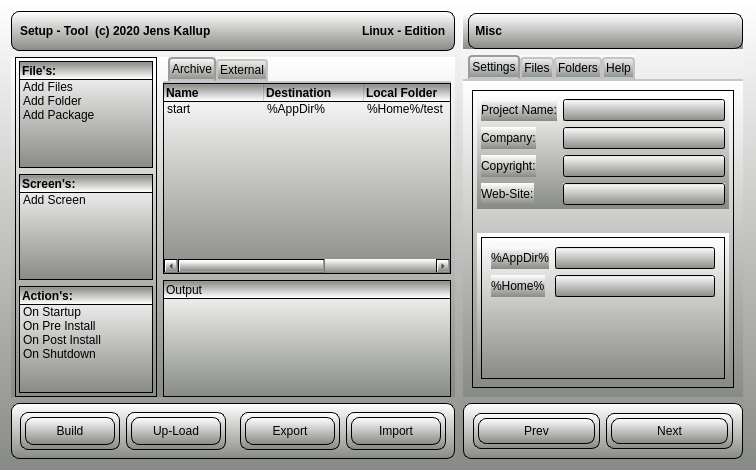
<?xml version="1.0" encoding="UTF-8"?>
<ui version="4.0">
 <class>SetupTool_Mode</class>
 <widget class="QWidget" name="SetupTool_Mode">
  <property name="geometry">
   <rect>
    <x>0</x>
    <y>0</y>
    <width>756</width>
    <height>470</height>
   </rect>
  </property>
  <property name="windowTitle">
   <string>Form</string>
  </property>
  <property name="styleSheet">
   <string notr="true">background-color: qlineargradient(spread:pad, x1:1, y1:1, x2:1, y2:0, stop:0 rgba(136, 138, 133, 255), stop:1 rgba(255, 255, 255, 255));</string>
  </property>
  <layout class="QHBoxLayout" name="horizontalLayout">
   <item>
    <layout class="QVBoxLayout" name="verticalLayout">
     <item>
      <widget class="QWidget" name="widget" native="true">
       <property name="sizePolicy">
        <sizepolicy hsizetype="Preferred" vsizetype="Fixed">
         <horstretch>0</horstretch>
         <verstretch>0</verstretch>
        </sizepolicy>
       </property>
       <property name="minimumSize">
        <size>
         <width>0</width>
         <height>40</height>
        </size>
       </property>
       <property name="styleSheet">
        <string notr="true">border:1px solid black;
border-radius:8px;</string>
       </property>
       <layout class="QHBoxLayout" name="horizontalLayout_3">
        <item>
         <layout class="QHBoxLayout" name="horizontalLayout_2">
          <item>
           <widget class="QLabel" name="label">
            <property name="font">
             <font>
              <weight>75</weight>
              <bold>true</bold>
             </font>
            </property>
            <property name="styleSheet">
             <string notr="true">border:0px;
background-color:rgba(0,0,0,0);</string>
            </property>
            <property name="text">
             <string>Setup - Tool  (c) 2020 Jens Kallup</string>
            </property>
           </widget>
          </item>
          <item>
           <spacer name="horizontalSpacer">
            <property name="orientation">
             <enum>Qt::Horizontal</enum>
            </property>
            <property name="sizeHint" stdset="0">
             <size>
              <width>40</width>
              <height>20</height>
             </size>
            </property>
           </spacer>
          </item>
          <item>
           <widget class="QLabel" name="label_2">
            <property name="font">
             <font>
              <weight>75</weight>
              <bold>true</bold>
             </font>
            </property>
            <property name="styleSheet">
             <string notr="true">border:0px;
background-color:rgba(0,0,0,0);</string>
            </property>
            <property name="text">
             <string>Linux - Edition</string>
            </property>
           </widget>
          </item>
         </layout>
        </item>
       </layout>
      </widget>
     </item>
     <item>
      <widget class="QWidget" name="widget_6" native="true">
       <property name="minimumSize">
        <size>
         <width>0</width>
         <height>0</height>
        </size>
       </property>
       <layout class="QHBoxLayout" name="horizontalLayout_11">
        <property name="leftMargin">
         <number>4</number>
        </property>
        <property name="topMargin">
         <number>0</number>
        </property>
        <property name="rightMargin">
         <number>4</number>
        </property>
        <property name="bottomMargin">
         <number>0</number>
        </property>
        <item>
         <widget class="QWidget" name="widget_5" native="true">
          <property name="minimumSize">
           <size>
            <width>142</width>
            <height>0</height>
           </size>
          </property>
          <property name="maximumSize">
           <size>
            <width>142</width>
            <height>16777215</height>
           </size>
          </property>
          <layout class="QVBoxLayout" name="verticalLayout_6">
           <property name="leftMargin">
            <number>0</number>
           </property>
           <property name="topMargin">
            <number>0</number>
           </property>
           <property name="rightMargin">
            <number>0</number>
           </property>
           <property name="bottomMargin">
            <number>0</number>
           </property>
           <item>
            <layout class="QVBoxLayout" name="verticalLayout_3">
             <property name="spacing">
              <number>3</number>
             </property>
             <item>
              <widget class="QScrollArea" name="scrollArea">
               <property name="widgetResizable">
                <bool>true</bool>
               </property>
               <widget class="QWidget" name="scrollAreaWidgetContents">
                <property name="geometry">
                 <rect>
                  <x>0</x>
                  <y>0</y>
                  <width>138</width>
                  <height>338</height>
                 </rect>
                </property>
                <layout class="QVBoxLayout" name="verticalLayout_8">
                 <property name="leftMargin">
                  <number>3</number>
                 </property>
                 <property name="topMargin">
                  <number>3</number>
                 </property>
                 <property name="rightMargin">
                  <number>3</number>
                 </property>
                 <property name="bottomMargin">
                  <number>3</number>
                 </property>
                 <item>
                  <widget class="QTreeWidget" name="treeWidget_2">
                   <property name="rootIsDecorated">
                    <bool>false</bool>
                   </property>
                   <column>
                    <property name="text">
                     <string>File's:</string>
                    </property>
                    <property name="font">
                     <font>
                      <weight>75</weight>
                      <bold>true</bold>
                     </font>
                    </property>
                   </column>
                   <item>
                    <property name="text">
                     <string>Add Files</string>
                    </property>
                    <property name="icon">
                     <iconset>
                      <normalon>:/img/icon-add.png</normalon>
                     </iconset>
                    </property>
                   </item>
                   <item>
                    <property name="text">
                     <string>Add Folder</string>
                    </property>
                    <property name="icon">
                     <iconset>
                      <normalon>:/img/icon-prop.png</normalon>
                     </iconset>
                    </property>
                   </item>
                   <item>
                    <property name="text">
                     <string>Add Package</string>
                    </property>
                    <property name="icon">
                     <iconset>
                      <normalon>:/img/icon-file.png</normalon>
                     </iconset>
                    </property>
                   </item>
                  </widget>
                 </item>
                 <item>
                  <widget class="QTreeWidget" name="treeWidget_5">
                   <property name="rootIsDecorated">
                    <bool>false</bool>
                   </property>
                   <column>
                    <property name="text">
                     <string>Screen's:</string>
                    </property>
                    <property name="font">
                     <font>
                      <weight>75</weight>
                      <bold>true</bold>
                     </font>
                    </property>
                   </column>
                   <item>
                    <property name="text">
                     <string>Add Screen</string>
                    </property>
                    <property name="icon">
                     <iconset>
                      <normalon>:/img/icon-add.png</normalon>
                     </iconset>
                    </property>
                   </item>
                  </widget>
                 </item>
                 <item>
                  <widget class="QTreeWidget" name="treeWidget">
                   <property name="rootIsDecorated">
                    <bool>false</bool>
                   </property>
                   <column>
                    <property name="text">
                     <string>Action's:</string>
                    </property>
                    <property name="font">
                     <font>
                      <weight>75</weight>
                      <bold>true</bold>
                     </font>
                    </property>
                   </column>
                   <item>
                    <property name="text">
                     <string>On Startup</string>
                    </property>
                    <property name="icon">
                     <iconset>
                      <normalon>:/img/icon-add.png</normalon>
                     </iconset>
                    </property>
                   </item>
                   <item>
                    <property name="text">
                     <string>On Pre Install</string>
                    </property>
                    <property name="icon">
                     <iconset>
                      <normalon>:/img/icon-add.png</normalon>
                     </iconset>
                    </property>
                   </item>
                   <item>
                    <property name="text">
                     <string>On Post Install</string>
                    </property>
                    <property name="icon">
                     <iconset>
                      <normalon>:/img/icon-add.png</normalon>
                     </iconset>
                    </property>
                   </item>
                   <item>
                    <property name="text">
                     <string>On Shutdown</string>
                    </property>
                    <property name="icon">
                     <iconset>
                      <normalon>:/img/icon-add.png</normalon>
                     </iconset>
                    </property>
                   </item>
                  </widget>
                 </item>
                </layout>
               </widget>
              </widget>
             </item>
            </layout>
           </item>
          </layout>
         </widget>
        </item>
        <item>
         <layout class="QVBoxLayout" name="verticalLayout_7">
          <item>
           <widget class="QTabWidget" name="tabWidget">
            <property name="styleSheet">
             <string notr="true">QTabWidget::pane { /* The tab widget frame */
    border-top: 2px solid #C2C7CB;
}

QTabWidget::tab-bar {
    left: 5px; /* move to the right by 5px */
}

/* Style the tab using the tab sub-control. Note that
    it reads QTabBar _not_ QTabWidget */
QTabBar::tab {
    background: qlineargradient(x1: 0, y1: 0, x2: 0, y2: 1,
                                stop: 0 #E1E1E1, stop: 0.4 #DDDDDD,
                                stop: 0.5 #D8D8D8, stop: 1.0 #D3D3D3);
    border: 2px solid #C4C4C3;
    border-bottom-color: #C2C7CB; /* same as the pane color */
    border-top-left-radius: 4px;
    border-top-right-radius: 4px;
    min-width: 8ex;
    padding: 2px;
}

QTabBar::tab:selected, QTabBar::tab:hover {
    background: qlineargradient(x1: 0, y1: 0, x2: 0, y2: 1,
                                stop: 0 #fafafa, stop: 0.4 #f4f4f4,
                                stop: 0.5 #e7e7e7, stop: 1.0 #fafafa);
}

QTabBar::tab:selected {
    border-color: #9B9B9B;
    border-bottom-color: #C2C7CB; /* same as pane color */
}

QTabBar::tab:!selected {
    margin-top: 2px; /* make non-selected tabs look smaller */
}</string>
            </property>
            <property name="currentIndex">
             <number>0</number>
            </property>
            <widget class="QWidget" name="tab">
             <attribute name="title">
              <string>Archive</string>
             </attribute>
             <layout class="QHBoxLayout" name="horizontalLayout_8">
              <property name="leftMargin">
               <number>0</number>
              </property>
              <property name="topMargin">
               <number>0</number>
              </property>
              <property name="rightMargin">
               <number>0</number>
              </property>
              <property name="bottomMargin">
               <number>0</number>
              </property>
              <item>
               <widget class="QTreeWidget" name="treeWidget_4">
                <property name="rootIsDecorated">
                 <bool>false</bool>
                </property>
                <column>
                 <property name="text">
                  <string>Name</string>
                 </property>
                 <property name="font">
                  <font>
                   <weight>75</weight>
                   <bold>true</bold>
                  </font>
                 </property>
                </column>
                <column>
                 <property name="text">
                  <string>Destination</string>
                 </property>
                 <property name="font">
                  <font>
                   <weight>75</weight>
                   <bold>true</bold>
                  </font>
                 </property>
                </column>
                <column>
                 <property name="text">
                  <string>Local Folder</string>
                 </property>
                 <property name="font">
                  <font>
                   <weight>75</weight>
                   <bold>true</bold>
                  </font>
                 </property>
                </column>
                <column>
                 <property name="text">
                  <string>Size</string>
                 </property>
                 <property name="font">
                  <font>
                   <weight>75</weight>
                   <bold>true</bold>
                  </font>
                 </property>
                 <property name="textAlignment">
                  <set>AlignCenter</set>
                 </property>
                </column>
                <column>
                 <property name="text">
                  <string>Date</string>
                 </property>
                 <property name="font">
                  <font>
                   <weight>75</weight>
                   <bold>true</bold>
                  </font>
                 </property>
                </column>
                <item>
                 <property name="text">
                  <string>start</string>
                 </property>
                 <property name="icon">
                  <iconset>
                   <normalon>:/img/icon-file.png</normalon>
                  </iconset>
                 </property>
                 <property name="text">
                  <string>%AppDir%</string>
                 </property>
                 <property name="text">
                  <string>%Home%/test</string>
                 </property>
                 <property name="text">
                  <string>1222</string>
                 </property>
                 <property name="textAlignment">
                  <set>AlignTrailing|AlignVCenter</set>
                 </property>
                 <property name="text">
                  <string>2020-04-03</string>
                 </property>
                </item>
               </widget>
              </item>
             </layout>
            </widget>
            <widget class="QWidget" name="tab_2">
             <attribute name="title">
              <string>External</string>
             </attribute>
            </widget>
           </widget>
          </item>
          <item>
           <widget class="QTreeWidget" name="treeWidget_3">
            <property name="maximumSize">
             <size>
              <width>16777215</width>
              <height>120</height>
             </size>
            </property>
            <column>
             <property name="text">
              <string>Output</string>
             </property>
            </column>
           </widget>
          </item>
         </layout>
        </item>
       </layout>
      </widget>
     </item>
     <item>
      <widget class="QWidget" name="widget_2" native="true">
       <property name="sizePolicy">
        <sizepolicy hsizetype="Preferred" vsizetype="Fixed">
         <horstretch>0</horstretch>
         <verstretch>0</verstretch>
        </sizepolicy>
       </property>
       <property name="minimumSize">
        <size>
         <width>0</width>
         <height>56</height>
        </size>
       </property>
       <property name="styleSheet">
        <string notr="true">border:1px solid black;
border-radius:8px;</string>
       </property>
       <layout class="QHBoxLayout" name="horizontalLayout_5">
        <item>
         <layout class="QHBoxLayout" name="horizontalLayout_4">
          <item>
           <widget class="QWidget" name="widget_3" native="true">
            <property name="minimumSize">
             <size>
              <width>100</width>
              <height>32</height>
             </size>
            </property>
            <layout class="QVBoxLayout" name="verticalLayout_2">
             <property name="leftMargin">
              <number>5</number>
             </property>
             <property name="topMargin">
              <number>5</number>
             </property>
             <property name="rightMargin">
              <number>5</number>
             </property>
             <property name="bottomMargin">
              <number>5</number>
             </property>
             <item>
              <widget class="QPushButton" name="createCA">
               <property name="sizePolicy">
                <sizepolicy hsizetype="Minimum" vsizetype="Preferred">
                 <horstretch>0</horstretch>
                 <verstretch>0</verstretch>
                </sizepolicy>
               </property>
               <property name="text">
                <string>Build</string>
               </property>
              </widget>
             </item>
            </layout>
           </widget>
          </item>
          <item>
           <widget class="QWidget" name="widget_4" native="true">
            <property name="minimumSize">
             <size>
              <width>100</width>
              <height>0</height>
             </size>
            </property>
            <layout class="QHBoxLayout" name="horizontalLayout_7">
             <property name="leftMargin">
              <number>5</number>
             </property>
             <property name="topMargin">
              <number>5</number>
             </property>
             <property name="rightMargin">
              <number>5</number>
             </property>
             <property name="bottomMargin">
              <number>5</number>
             </property>
             <item>
              <widget class="QPushButton" name="createCert">
               <property name="sizePolicy">
                <sizepolicy hsizetype="Minimum" vsizetype="Preferred">
                 <horstretch>0</horstretch>
                 <verstretch>0</verstretch>
                </sizepolicy>
               </property>
               <property name="text">
                <string>Up-Load</string>
               </property>
              </widget>
             </item>
            </layout>
           </widget>
          </item>
          <item>
           <spacer name="horizontalSpacer_2">
            <property name="orientation">
             <enum>Qt::Horizontal</enum>
            </property>
            <property name="sizeHint" stdset="0">
             <size>
              <width>40</width>
              <height>20</height>
             </size>
            </property>
           </spacer>
          </item>
          <item>
           <widget class="QWidget" name="widget_8" native="true">
            <property name="sizePolicy">
             <sizepolicy hsizetype="Minimum" vsizetype="Preferred">
              <horstretch>0</horstretch>
              <verstretch>0</verstretch>
             </sizepolicy>
            </property>
            <property name="minimumSize">
             <size>
              <width>100</width>
              <height>0</height>
             </size>
            </property>
            <layout class="QVBoxLayout" name="verticalLayout_4">
             <property name="leftMargin">
              <number>5</number>
             </property>
             <property name="topMargin">
              <number>5</number>
             </property>
             <property name="rightMargin">
              <number>5</number>
             </property>
             <property name="bottomMargin">
              <number>5</number>
             </property>
             <item>
              <widget class="QPushButton" name="exportBtn">
               <property name="sizePolicy">
                <sizepolicy hsizetype="Minimum" vsizetype="Preferred">
                 <horstretch>0</horstretch>
                 <verstretch>0</verstretch>
                </sizepolicy>
               </property>
               <property name="text">
                <string>Export</string>
               </property>
              </widget>
             </item>
            </layout>
           </widget>
          </item>
          <item>
           <widget class="QWidget" name="widget_7" native="true">
            <property name="minimumSize">
             <size>
              <width>100</width>
              <height>0</height>
             </size>
            </property>
            <layout class="QHBoxLayout" name="horizontalLayout_12">
             <property name="leftMargin">
              <number>5</number>
             </property>
             <property name="topMargin">
              <number>5</number>
             </property>
             <property name="rightMargin">
              <number>5</number>
             </property>
             <property name="bottomMargin">
              <number>5</number>
             </property>
             <item>
              <widget class="QPushButton" name="importBtn">
               <property name="sizePolicy">
                <sizepolicy hsizetype="Minimum" vsizetype="Preferred">
                 <horstretch>0</horstretch>
                 <verstretch>0</verstretch>
                </sizepolicy>
               </property>
               <property name="text">
                <string>Import</string>
               </property>
              </widget>
             </item>
            </layout>
           </widget>
          </item>
         </layout>
        </item>
       </layout>
      </widget>
     </item>
    </layout>
   </item>
   <item>
    <layout class="QHBoxLayout" name="horizontalLayout_6">
     <item>
      <widget class="QWidget" name="widget_9" native="true">
       <property name="minimumSize">
        <size>
         <width>284</width>
         <height>0</height>
        </size>
       </property>
       <layout class="QVBoxLayout" name="verticalLayout_5">
        <property name="leftMargin">
         <number>2</number>
        </property>
        <property name="topMargin">
         <number>2</number>
        </property>
        <property name="rightMargin">
         <number>2</number>
        </property>
        <property name="bottomMargin">
         <number>0</number>
        </property>
        <item>
         <widget class="QWidget" name="widget_12" native="true">
          <property name="minimumSize">
           <size>
            <width>0</width>
            <height>36</height>
           </size>
          </property>
          <layout class="QHBoxLayout" name="horizontalLayout_17">
           <property name="leftMargin">
            <number>5</number>
           </property>
           <property name="topMargin">
            <number>0</number>
           </property>
           <property name="rightMargin">
            <number>0</number>
           </property>
           <property name="bottomMargin">
            <number>0</number>
           </property>
           <item>
            <widget class="QLabel" name="label_3">
             <property name="font">
              <font>
               <weight>75</weight>
               <bold>true</bold>
              </font>
             </property>
             <property name="styleSheet">
              <string notr="true">border:1px solid black;
border-radius:8px;</string>
             </property>
             <property name="text">
              <string> Misc</string>
             </property>
            </widget>
           </item>
          </layout>
         </widget>
        </item>
        <item>
         <widget class="QTabWidget" name="tabWidget_2">
          <property name="styleSheet">
           <string notr="true">QTabWidget::pane { /* The tab widget frame */
    border-top: 2px solid #C2C7CB;
}

QTabWidget::tab-bar {
    left: 5px; /* move to the right by 5px */
}

/* Style the tab using the tab sub-control. Note that
    it reads QTabBar _not_ QTabWidget */
QTabBar::tab {
    background: qlineargradient(x1: 0, y1: 0, x2: 0, y2: 1,
                                stop: 0 #E1E1E1, stop: 0.4 #DDDDDD,
                                stop: 0.5 #D8D8D8, stop: 1.0 #D3D3D3);
    border: 2px solid #C4C4C3;
    border-bottom-color: #C2C7CB; /* same as the pane color */
    border-top-left-radius: 4px;
    border-top-right-radius: 4px;
    min-width: 8ex;
    padding: 2px;
}

QTabBar::tab:selected, QTabBar::tab:hover {
    background: qlineargradient(x1: 0, y1: 0, x2: 0, y2: 1,
                                stop: 0 #fafafa, stop: 0.4 #f4f4f4,
                                stop: 0.5 #e7e7e7, stop: 1.0 #fafafa);
}

QTabBar::tab:selected {
    border-color: #9B9B9B;
    border-bottom-color: #C2C7CB; /* same as pane color */
}

QTabBar::tab:!selected {
    margin-top: 2px; /* make non-selected tabs look smaller */
}</string>
          </property>
          <property name="currentIndex">
           <number>0</number>
          </property>
          <widget class="QWidget" name="tab_3">
           <attribute name="title">
            <string>Settings</string>
           </attribute>
           <layout class="QHBoxLayout" name="horizontalLayout_10">
            <item>
             <widget class="QScrollArea" name="scrollArea_2">
              <property name="widgetResizable">
               <bool>true</bool>
              </property>
              <widget class="QWidget" name="scrollAreaWidgetContents_2">
               <property name="geometry">
                <rect>
                 <x>0</x>
                 <y>-16</y>
                 <width>246</width>
                 <height>312</height>
                </rect>
               </property>
               <layout class="QVBoxLayout" name="verticalLayout_9">
                <property name="leftMargin">
                 <number>4</number>
                </property>
                <property name="topMargin">
                 <number>4</number>
                </property>
                <property name="rightMargin">
                 <number>4</number>
                </property>
                <property name="bottomMargin">
                 <number>4</number>
                </property>
                <item>
                 <widget class="QWidget" name="widget_13" native="true">
                  <layout class="QHBoxLayout" name="horizontalLayout_14">
                   <property name="leftMargin">
                    <number>4</number>
                   </property>
                   <property name="topMargin">
                    <number>4</number>
                   </property>
                   <property name="rightMargin">
                    <number>4</number>
                   </property>
                   <property name="bottomMargin">
                    <number>4</number>
                   </property>
                   <item>
                    <layout class="QFormLayout" name="formLayout">
                     <item row="3" column="0">
                      <widget class="QLabel" name="label_4">
                       <property name="text">
                        <string>Project Name:</string>
                       </property>
                      </widget>
                     </item>
                     <item row="3" column="1">
                      <widget class="QLineEdit" name="lineEdit"/>
                     </item>
                     <item row="4" column="1">
                      <widget class="QLineEdit" name="lineEdit_2"/>
                     </item>
                     <item row="5" column="1">
                      <widget class="QLineEdit" name="lineEdit_3"/>
                     </item>
                     <item row="4" column="0">
                      <widget class="QLabel" name="label_5">
                       <property name="text">
                        <string>Company:</string>
                       </property>
                      </widget>
                     </item>
                     <item row="5" column="0">
                      <widget class="QLabel" name="label_6">
                       <property name="text">
                        <string>Copyright:</string>
                       </property>
                      </widget>
                     </item>
                     <item row="6" column="0">
                      <widget class="QLabel" name="label_7">
                       <property name="text">
                        <string>Web-Site:</string>
                       </property>
                      </widget>
                     </item>
                     <item row="6" column="1">
                      <widget class="QLineEdit" name="lineEdit_4"/>
                     </item>
                    </layout>
                   </item>
                  </layout>
                 </widget>
                </item>
                <item>
                 <spacer name="verticalSpacer">
                  <property name="orientation">
                   <enum>Qt::Vertical</enum>
                  </property>
                  <property name="sizeHint" stdset="0">
                   <size>
                    <width>20</width>
                    <height>40</height>
                   </size>
                  </property>
                 </spacer>
                </item>
                <item>
                 <widget class="QWidget" name="widget_14" native="true">
                  <property name="minimumSize">
                   <size>
                    <width>0</width>
                    <height>150</height>
                   </size>
                  </property>
                  <layout class="QHBoxLayout" name="horizontalLayout_18">
                   <property name="leftMargin">
                    <number>4</number>
                   </property>
                   <property name="topMargin">
                    <number>4</number>
                   </property>
                   <property name="rightMargin">
                    <number>4</number>
                   </property>
                   <property name="bottomMargin">
                    <number>4</number>
                   </property>
                   <item>
                    <widget class="QScrollArea" name="scrollArea_3">
                     <property name="widgetResizable">
                      <bool>true</bool>
                     </property>
                     <widget class="QWidget" name="scrollAreaWidgetContents_3">
                      <property name="geometry">
                       <rect>
                        <x>0</x>
                        <y>0</y>
                        <width>228</width>
                        <height>140</height>
                       </rect>
                      </property>
                      <layout class="QVBoxLayout" name="verticalLayout_10">
                       <item>
                        <layout class="QFormLayout" name="formLayout_2">
                         <item row="0" column="0">
                          <widget class="QLabel" name="label_8">
                           <property name="text">
                            <string>%AppDir%</string>
                           </property>
                          </widget>
                         </item>
                         <item row="0" column="1">
                          <widget class="QLineEdit" name="lineEdit_5"/>
                         </item>
                         <item row="1" column="0">
                          <widget class="QLabel" name="label_9">
                           <property name="text">
                            <string>%Home%</string>
                           </property>
                          </widget>
                         </item>
                         <item row="1" column="1">
                          <widget class="QLineEdit" name="lineEdit_6"/>
                         </item>
                        </layout>
                       </item>
                      </layout>
                     </widget>
                    </widget>
                   </item>
                  </layout>
                 </widget>
                </item>
               </layout>
              </widget>
             </widget>
            </item>
           </layout>
          </widget>
          <widget class="QWidget" name="tab_4">
           <attribute name="title">
            <string>Files</string>
           </attribute>
          </widget>
          <widget class="QWidget" name="tab_5">
           <attribute name="title">
            <string>Folders</string>
           </attribute>
          </widget>
          <widget class="QWidget" name="tab_6">
           <attribute name="title">
            <string>Help</string>
           </attribute>
           <layout class="QHBoxLayout" name="horizontalLayout_9">
            <item>
             <widget class="QPlainTextEdit" name="plainTextEdit">
              <property name="verticalScrollBarPolicy">
               <enum>Qt::ScrollBarAlwaysOn</enum>
              </property>
             </widget>
            </item>
           </layout>
          </widget>
         </widget>
        </item>
        <item>
         <widget class="QFrame" name="frame">
          <property name="minimumSize">
           <size>
            <width>0</width>
            <height>56</height>
           </size>
          </property>
          <property name="styleSheet">
           <string notr="true">border:1px solid black;
border-radius:8px;</string>
          </property>
          <property name="frameShape">
           <enum>QFrame::StyledPanel</enum>
          </property>
          <property name="frameShadow">
           <enum>QFrame::Raised</enum>
          </property>
          <layout class="QHBoxLayout" name="horizontalLayout_16">
           <item>
            <widget class="QWidget" name="widget_10" native="true">
             <property name="minimumSize">
              <size>
               <width>100</width>
               <height>0</height>
              </size>
             </property>
             <layout class="QHBoxLayout" name="horizontalLayout_13">
              <property name="leftMargin">
               <number>5</number>
              </property>
              <property name="topMargin">
               <number>5</number>
              </property>
              <property name="rightMargin">
               <number>5</number>
              </property>
              <property name="bottomMargin">
               <number>5</number>
              </property>
              <item>
               <widget class="QPushButton" name="importBtn_2">
                <property name="sizePolicy">
                 <sizepolicy hsizetype="Minimum" vsizetype="Preferred">
                  <horstretch>0</horstretch>
                  <verstretch>0</verstretch>
                 </sizepolicy>
                </property>
                <property name="text">
                 <string>Prev</string>
                </property>
               </widget>
              </item>
             </layout>
            </widget>
           </item>
           <item>
            <widget class="QWidget" name="widget_11" native="true">
             <property name="minimumSize">
              <size>
               <width>100</width>
               <height>0</height>
              </size>
             </property>
             <layout class="QHBoxLayout" name="horizontalLayout_15">
              <property name="leftMargin">
               <number>5</number>
              </property>
              <property name="topMargin">
               <number>5</number>
              </property>
              <property name="rightMargin">
               <number>5</number>
              </property>
              <property name="bottomMargin">
               <number>5</number>
              </property>
              <item>
               <widget class="QPushButton" name="importBtn_3">
                <property name="sizePolicy">
                 <sizepolicy hsizetype="Minimum" vsizetype="Preferred">
                  <horstretch>0</horstretch>
                  <verstretch>0</verstretch>
                 </sizepolicy>
                </property>
                <property name="text">
                 <string>Next</string>
                </property>
               </widget>
              </item>
             </layout>
            </widget>
           </item>
          </layout>
         </widget>
        </item>
       </layout>
      </widget>
     </item>
    </layout>
   </item>
  </layout>
 </widget>
 <resources/>
 <connections/>
</ui>
